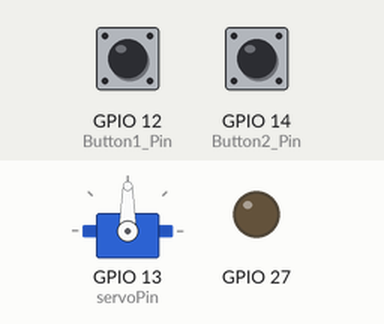
Simulated run of this sketch. Board: ESP32. On the bench: servo, output pins drawn as LEDs (lit = HIGH). The inputs (shaded band) are chosen by the test bench; at power-on: GPIO 12 (Button1_Pin) LOW, GPIO 14 (Button2_Pin) LOW. What the sketch prints to the serial monitor is not drawn.

Above: at 1.2 s.
1.3 s: GPIO 12 (Button1_Pin) pulled HIGH for 0.15 s
At 2.2 s:
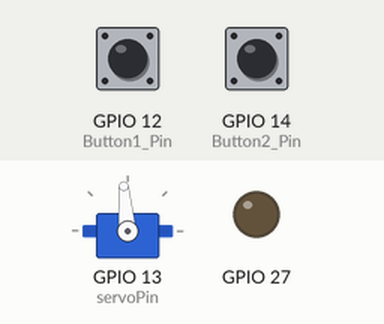
2.9 s: GPIO 12 (Button1_Pin) pulled HIGH for 1 s
At 3.4 s:
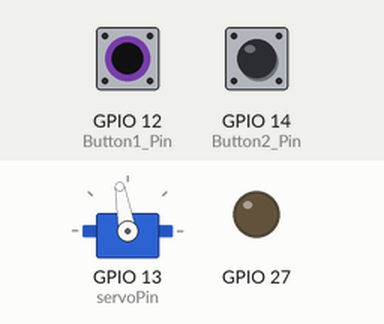
5.4 s: GPIO 14 (Button2_Pin) pulled HIGH for 0.15 s
At 6.5 s:
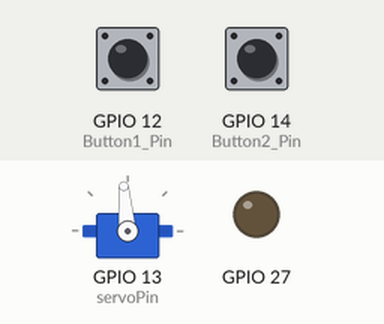
7.0 s: GPIO 12 (Button1_Pin) pulled HIGH for 3.2 s
At 7.7 s:
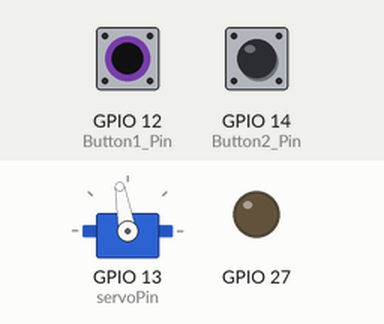
11.7 s: GPIO 12 (Button1_Pin) pulsed HIGH 5 times (0.12 s each, 0.3 s apart)
At 13.5 s:
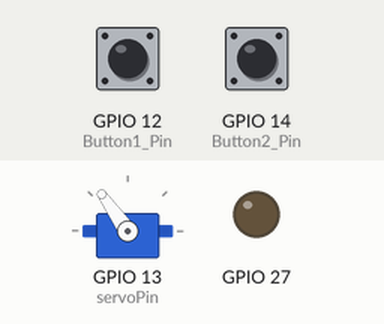
14.7 s: GPIO 12 (Button1_Pin) pulsed HIGH 5 times (0.12 s each, 0.3 s apart)
At 16.9 s:
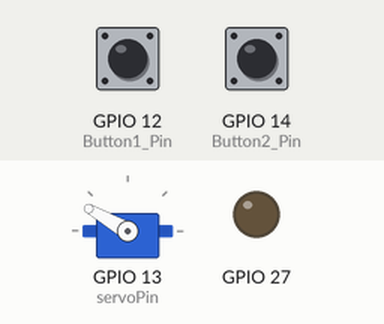
Timing chart, 0 to 18.4 s (numbered marks = the images above; inputs shaded):
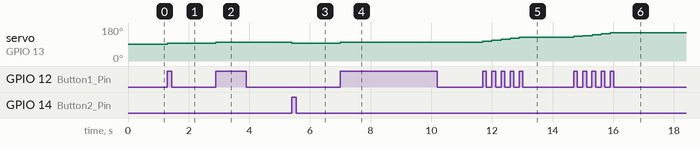

The sketch:

wk4-2_servoGame.ino
```cpp
#include <Servo.h>  //匯入函式庫
Servo myservo;  // 建立伺服馬達控制

const int servoPin = 13;  //用常態變數設定pin腳位，與之前define方式差不多
int pos = 90; //角度初始在中間，設定為90度

const int Button1_Pin = 12, Button2_Pin = 14; //紀錄兩按鈕腳位
bool btn1_Pressed = false, btn2_Pressed = false;  //紀錄兩按鈕按壓狀態
bool gamestate=1;
void setup() {
  Serial.begin(115200);//序列阜連線速率(鮑率)

  myservo.attach(servoPin);  // 將伺服馬達連接的GPIO pin連接伺服物件
  myservo.write(90);  //角度初始在中間，設定為90度

   pinMode(Button1_Pin, INPUT);
   pinMode(Button2_Pin, INPUT);
   pinMode(27, OUTPUT);
}

void loop() {

  if( gamestate==1){
  if(digitalRead(Button1_Pin) == HIGH && btn1_Pressed == false){
    btn1_Pressed = true;
    pos += 5; //角度加五度
  }
  else if(digitalRead(Button1_Pin) == LOW && btn1_Pressed == true){
    btn1_Pressed = false;
  }

  //Player 2
  if(digitalRead(Button2_Pin) == HIGH && btn2_Pressed == false){
    btn2_Pressed = true;
    pos -= 5; //角度減五度
  }
  else if(digitalRead(Button2_Pin) == LOW && btn2_Pressed == true){
    btn2_Pressed = false;
  }
  }
//00000
  Serial.println(pos);
  myservo.write(pos); //設定角度
  if((pos==0)||(pos==180)){
    digitalWrite(27, HIGH);
    gamestate=0; }
   if((digitalRead(Button1_Pin) == HIGH ) &&digitalRead(Button2_Pin) == HIGH ){
    gamestate=1;
    pos=90;
    myservo.write(pos);
    digitalWrite(27, LOW); }


}
```

Measured:
- after the input at 1.3 s, servo on GPIO 13 (servoPin): 90° → 95° at once
- after the input at 2.9 s, servo on GPIO 13 (servoPin): 95° → 100° at once
- after the input at 5.4 s, servo on GPIO 13 (servoPin): 100° → 95° at once
- after the input at 7.0 s, servo on GPIO 13 (servoPin): 95° → 100° at once
- after the input at 11.7 s, servo on GPIO 13 (servoPin): moves from 100° to 125° over 1.2 s, starting at once
- after the input at 14.7 s, servo on GPIO 13 (servoPin): moves from 125° to 150° over 1.2 s, starting at once
